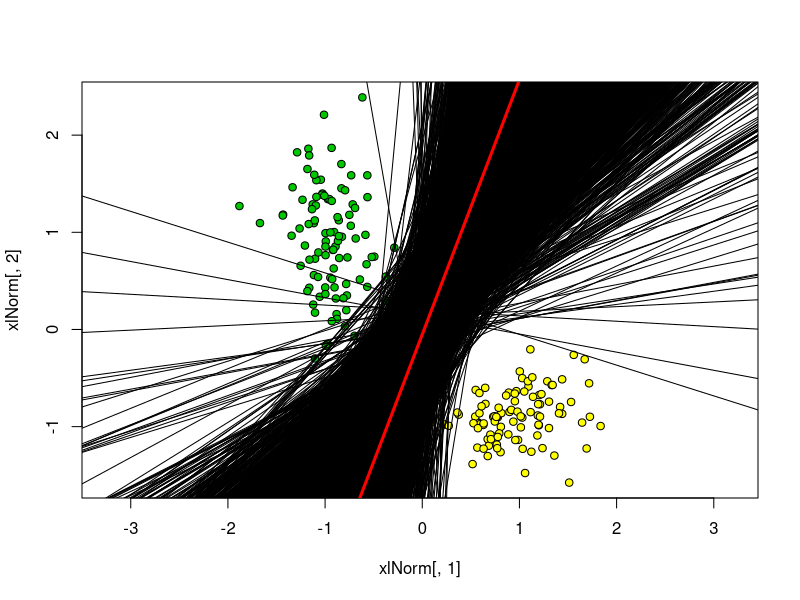

Source code (R):

lossQuad <- function(x)
{
  return ((x-1)^2)
} 

#нормализация начальных данных
trainingSampleNormalization <- function(xl) {
  n <- dim(xl)[2] - 1
  for (i in 1:n) {
    xl[, i] <- (xl[, i] - mean(xl[, i])) / sd(xl[, i])
  }
  return(xl)
}

# Добавление колонки из -1 для w0
trainingSamplePrepare <- function(xl) {
  l <- dim(xl)[1]
  n <- dim(xl)[2] - 1
  xl <- cbind(xl[, 1:n], seq(from = -1, to = -1, length.out = l), xl[, n + 1])
}

# применяем метод стохастического градиента
sg <- function(xl, eta = 0.2, lambda = 1/60) {
  l <- dim(xl)[1]
  n <- dim(xl)[2] - 1
  
  # стандартная инициализация весов w
  w <- c(1/2, 1/2, 1/2)
  
  iterCount <- 0
  # определяем Q
  Q <- 0
  for (i in 1:l) {
    # вычисляем скалярное произведение <w,x>
    wx <- sum(w * xl[i, 1:n])
    margin <- wx * xl[i, n + 1]
    Q <- Q + lossQuad(margin)
  }
  repeat {

      # случайным образом выбираем индекс из объектов ошибки
      i <- sample(1:l, 1)
      iterCount <- iterCount + 1
      xi <- xl[i, 1:n]
      yi <- xl[i, n + 1]
      
      wx <- crossprod(w, xi)
      margin <- wx * yi
      ex <- lossQuad(margin)
      w <- w - eta * (wx - yi) * xi ##расчитываем градиентный шаг для итерации
      
      Qprev <- Q
      Q <- (1 - lambda) * Q + lambda * ex ##обновляем Q
      abline(a = w[3] / w[2], b = -w[1] / w[2],  col = "black")
 
      if(abs(Qprev - Q) < 1e-6) { 
      break
    }
  }
  return(w) 
}

  ObjectsCountofEachClass = 100
  library(MASS)
  Sigma1 <- matrix(c(2, 0, 0, 10), 2, 2)
  Sigma2 <- matrix(c(4, 1, 1, 2), 2, 2)
  
  xy1 <- mvrnorm(n=ObjectsCountofEachClass, c(0, 0), Sigma1)
  xy2 <- mvrnorm(n=ObjectsCountofEachClass, c(10, -10), Sigma2)
  
  xl <- rbind(cbind(xy1, 1), cbind(xy2, -1))
  print(xl);
  
  xlNorm <- trainingSampleNormalization(xl)
  xlNorm <- trainingSamplePrepare(xlNorm)
  
  colors <- c(rgb(255/255, 255/255, 0/255), "white", rgb(0/255, 200/255, 0/255))
  plot(xlNorm[, 1], xlNorm[, 2], pch = 21, bg = colors[xl[,3]+ 2], asp = 1)
  w <- sg(xlNorm)
  print(w)
  
  abline(a = w[3] / w[2], b = -w[1] / w[2], lwd = 3, col = "red")